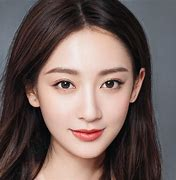
%> input picture 主成分分析/faces/1.jpg, 176 x 180 px
$ octave main.m   (GNU Octave 9; MATLAB toolbox functions it lacks are replaced by stand-ins)
%> lines starting %> are read from the running program, lines starting %| are printed output that depends on the picture; long printed decimals are rounded
warning off
imgsize=[300 300];
[fn,pn,~]=uigetfile('*.*','选择图片');%选择图片
%> the answer given: faces/1.jpg
imgA=imread([pn,fn]);%读取原始图像
%> imgA is the input picture: size 180x176x3 uint8; mean R, G, B 112.7, 95.8, 92.2
img1 = imresize(imgA,imgsize, 'bilinear');%双线性插值方法改变图片大小
img1=rgb2gray(img1);%彩色图像装化为灰度值图像
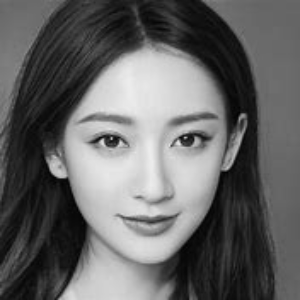
%> img1: size 300x300 uint8; min 2, max 236, mean 100.5
img1=im2double(img1);%彩色图像装化为二值图像
%> img1: size 300x300 double
[h,l]=size(img1);
%> h = 300; l = 300
gj=reshape(img1,[h*l,1]);
gj=zscore(gj); %数据标准化
r=corrcoef(gj); %计算相关系数矩阵
%> r = 1
%下面利用相关系数矩阵进行主成分分析，x的列为r的特征向量，即主成分的系数
[x,~,z]=pcacov(r); %y为r的特征值，z为各个主成分的贡献率
%> x = 1; z = 100
f=repmat(sign(sum(x)),size(x,1),1); %构造与x同维数的元素为±1的矩阵
%> f = 1
x=x.*f; %修改特征向量的正负号，每个特征向量乘以所有分量和的符号函数值
df=gj*x(:,1); %计算各个主成分的得分
tf=df*z(1)/100; %计算综合得分
% [stf,ind]=sort(tf,'descend'); %把得分按照从高到低的次序排列

[fn,pn,fi]=uigetfile('*.*','选择图片');%选择图片
%> the answer given: faces/2.jpg
imgB=imread([pn,fn]);%读取原始图像
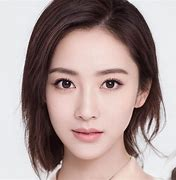
%> input picture 主成分分析/faces/2.jpg, 176 x 180 px
%> imgB is the input picture: size 180x176x3 uint8; mean R, G, B 171, 152, 150
img2 = imresize(imgB,imgsize, 'bilinear');%双线性插值方法改变图片大小
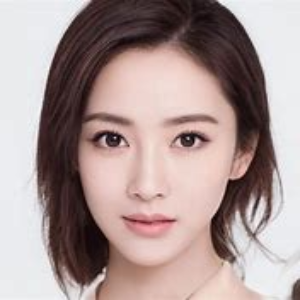
%> img2: size 300x300x3 uint8; mean R, G, B 171, 152, 150
img2=rgb2gray(img2);%彩色图像装化为灰度值图像
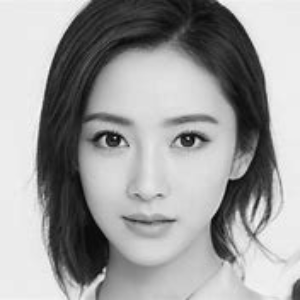
%> img2: size 300x300 uint8; min 5, max 253, mean 157.5
img2=im2double(img2);%彩色图像装化为二值图像
%> img2: size 300x300 double
[h,l]=size(img2);
gj=reshape(img2,[h*l,1]);
gj=zscore(gj); %数据标准化
r=corrcoef(gj); %计算相关系数矩阵
%下面利用相关系数矩阵进行主成分分析，x的列为r的特征向量，即主成分的系数
[x,y,z]=pcacov(r); %y为r的特征值，z为各个主成分的贡献率
%> y = 1
f=repmat(sign(sum(x)),size(x,1),1); %构造与x同维数的元素为±1的矩阵
x=x.*f; %修改特征向量的正负号，每个特征向量乘以所有分量和的符号函数值
df=gj*x(:,1); %计算各个主成分的得分
tf1=df*z(1)/100; %计算综合得分
for i=1:h*l
xsd=norm(abs(log(tf(i,1)))-abs(log(tf1(i,1)))); %与训练样本进行匹配
end
%> this loop made 90000 passes
%> xsd on passes 1 to 3: 2.09, 2.24, 2.37
figure
subplot(121), imshow(imgA, []);title('第一次所选图片')%显示近似系数
subplot(122), imshow(imgB, []);title('第二次所选图片')%显示水平细节分量
fprintf("两次所选图片误差为：%d\n",xsd);
%| 两次所选图片误差为：0.1897
